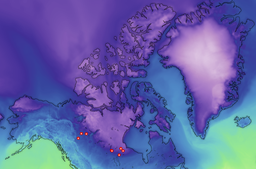
#> input picture 6.7/image1.png, 256 x 169 px, shrunk from 920 x 608 before the run, found by its file name
$ python main.py
#> lines starting #> are read from the running program, lines starting #| are printed output that depends on the picture
#> the answer given: 1
from PIL import Image
import time

'''
Function to determine if the pixel is considered hot
1. Normalize the RGB values to a 0-1 scale
2. Calculate a weighted score based on the RGB values
3. Returns a number from 0-2 indicating the density of the red color.
'''
def is_target_feature(r, g, b):
    # If the pixel is almost white, treat it as cold
    # This handles cases where white was being misclassified as hot
    if r >= 100 and g >= 100 and b >= 100:
        return 0.0

    # Normalize values to 0-1 for proportional calculation
    r_norm = r / 255
    g_norm = g / 255
    b_norm = b / 255

    # Calculate a weighted score:
    # Red contributes heavily so its weight more, green and blue contribute negatively indicating cooler colors like yellow/green/blue
    weighted_score = (r_norm * 2.0) - g_norm - b_norm

    # Only consider areas that have a positive heat signal
    return max(0.0, weighted_score)
    # Returns a number (0.0 to approximately 2.0)
'''
Function to analyze every pixel in an image
1. Create a nested for loop to iterate through every pixel
2. Pass the pixel through the is_target_feature function to determine the weight of hot pixels
3. Add the weight to a running total
4. Find the average weighted score to see the density score
5. This function also creates a visual mask of the image to show where the hot pixels are (green for hot, grayscale for cold)
6. Creates a new image file with the mask and saves it
'''
def analyze_image(image_name):

#> called with image_name = '6.7/image1.png'
    img = Image.open(image_name)
#> img is the input picture: PIL image 256x169 RGBA; mean R, G, B, A 95.3, 98.3, 166.8, 255
    pixels = img.load()
    width = img.width
#> width = 256
    height = img.height
#> height = 169

    # Masked image
    mask_img = img.copy()
    mask_pixels = mask_img.load()

    total_weighted_score = 0.0
    totalpixels = width * height
#> totalpixels = 43264

    for x in range(width):
        for y in range(height):
            r = pixels[x, y][0]
            g = pixels[x, y][1]
            b = pixels[x, y][2]

            # Get the weight of the pixel
            pixel_weight = is_target_feature(r, g, b)
            total_weighted_score += pixel_weight

            if pixel_weight > 0:
                # If it has any heat, turn it bright green
                mask_pixels[x, y] = (0, 255, 0)
            else:
                # If it is cold, turn it grayscale so the heat stands out
                avg = int((r + g + b) / 3)
                mask_pixels[x, y] = (avg, avg, avg)

    # Save the masked image
    clean_name = image_name.split('/')[-1]
    output_filename = "mask_" + clean_name
    mask_img.save(output_filename)
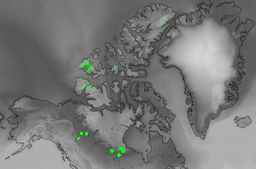
#> saved as mask_image1.png: PIL image 256x169 RGBA; mean R, G, B, A 119.5, 120.3, 119.5, 255
    print("Saved visual map: {}".format(output_filename))
#| Saved visual map: mask_image1.png

    # Calculate the average weighted score across the image
    density_score = (total_weighted_score / totalpixels) * 100
    return density_score
'''
Selection sort function is used to sort the images by density score from highest to lowest
1. Nested for loop to go through every element and test if the rest of them are larger than it
2. Swap the larger element with the current index
3. Returns the sorted list
'''
# [18 lines left out: function selection_sort, not called in this run]
'''
Binary search function to search for a specific target value
1. List must be sorted before
2. Find the middle of the list and the boundaries
3. Compare the difference of the guessed score and the current score with the margin of error
4. Return it if it is less than the margin of error
5. Otherwise if the current score is less than the guessed score, the target is in the left half. Vice versa
'''
# [26 lines left out: function binary_search, not called in this run]
'''
Main function that contains everything the program does
'''
def main():
    # Images list
    image_files = [
        "6.7/image1.png", "6.7/image2.png", "6.7/image3.png", "6.7/image4.png", "6.7/image5.png",
        "6.7/image6.png", "6.7/image7.png", "6.7/image8.png", "6.7/image9.png", "6.7/image10.png",
    ]

    master_list = []

    print("\nStarting Image Analysis")

    # start timer
    start_time1 = time.time()

    # Loop through the list of images
    for img_name in image_files:
        print("Processing " + img_name + "...")
        score = analyze_image(img_name)

        # Append image_name and score to master list
        master_list.append((img_name, score))

    # end timer
    end_time1 = time.time()
    total_time1 = end_time1 - start_time1
    print("-" * 30)
    print("\nProcessing Complete.")
    print("Time taken: {:.3f} seconds".format(total_time1))
    print("-" * 30)

    # Sort the results
    print("\nSorting results by Heat Density (Highest to Lowest)...")
    start_time2 = time.time()
    sorted_list = selection_sort(master_list)
    end_time2 = time.time()
    total_time2 = end_time2 - start_time2
    print("Sorting complete. Time taken to sort: {: .3f} seconds".format(total_time2))
    print("-" * 30)

    # Output top 5 results using list slicing
    print("\nTop 5 Hottest Images:")
    top_5 = sorted_list[:5]
    for item in top_5:
        # Accessing tuple elements by index
        print("File: {} | Score: {:.2f}".format(item[0], item[1]))
    print("-" * 30)

    # Binary Search Test
    search_target = usertarget
    print("\nSearching for image with score approximately {:.2f}...".format(search_target))
    start_time3 = time.time()
    found_index = binary_search(sorted_list, search_target)
    end_time3 = time.time()
    total_time3 = end_time3 - start_time3
    print("Searching complete. Time taken to search: {: .3f} seconds".format(total_time3))

    if found_index != -1:
        print("Found at index {}: {}".format(found_index, sorted_list[found_index]))
    else:
        print("No image found with that exact score.")

# User input and start
while True:
    try:
        usertarget = float(input("Guess a rational number (1-100) for a density score ").strip(".!?, "))
    except:
        print("Invalid input. Input a DECIMAL")
    else:
        if 0 <= usertarget <= 100:
#> (the run stopped early here; a loop or call above may not have finished)
